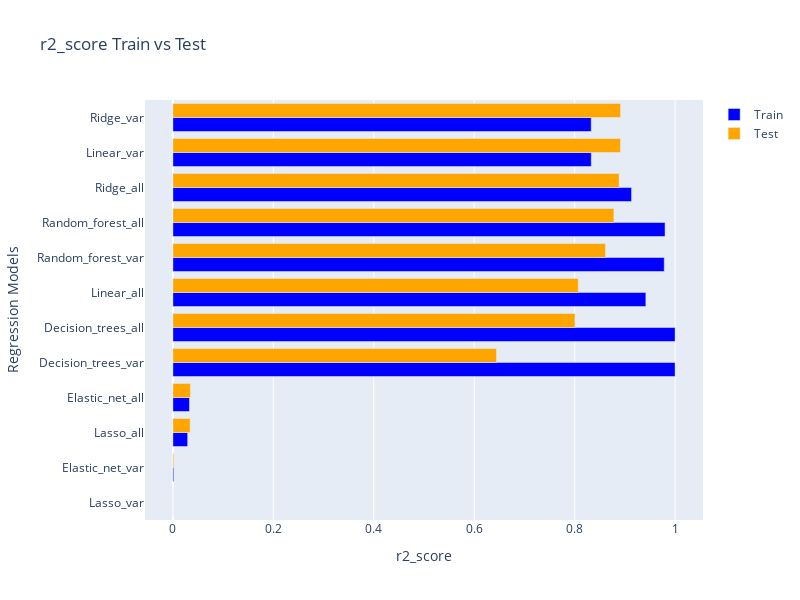

The notebook cell saved with this chart:
### Code cell
# Filtrer les résultats pour la métrique "r2_score"
mse_results = all_results[all_results['metric'] == 'r2_score'].sort_values(by='test')

# Créer un graphique avec Plotly Express
fig = go.Figure()

# Ajouter les barres pour le train
fig.add_trace(go.Bar(
    y=mse_results.index.get_level_values('Models'),
    x=mse_results['train'].values,  
    name='Train',
    marker_color='blue',
    orientation='h'
))

# Ajouter les barres pour le test
fig.add_trace(go.Bar(
    y=mse_results.index.get_level_values('Models'),
    x=mse_results['test'].values,  
    name='Test',
    marker_color='orange',
    orientation='h' 
))

# Mise en forme du graphique
fig.update_layout(
    barmode='group',
    title='r2_score Train vs Test',
    xaxis_title='r2_score',
    yaxis_title='Regression Models',
    height=600, 
    width=800
)

# Afficher le graphique
fig.show()

### Figure 1 — Plotly figure (JSON) as saved in the notebook; plotly's stock layout.template omitted (floating-point values rounded to 4 significant figures)
{"data": [{"marker": {"color": "blue"}, "name": "Train", "orientation": "h", "type": "bar", "x": [0, 0.001738, 0.0294, 0.03299, 1.0, 1, 0.9418, 0.9784, 0.98, 0.9133, 0.833, 0.833], "y": ["Lasso_var", "Elastic_net_var", "Lasso_all", "Elastic_net_all", "Decision_trees_var", "Decision_trees_all", "Linear_all", "Random_forest_var", "Random_forest_all", "Ridge_all", "Linear_var", "Ridge_var"]}, {"marker": {"color": "orange"}, "name": "Test", "orientation": "h", "type": "bar", "x": [-6.599e-06, 0.001708, 0.03435, 0.0349, 0.6444, 0.8006, 0.8072, 0.8614, 0.8782, 0.8885, 0.8913, 0.8914], "y": ["Lasso_var", "Elastic_net_var", "Lasso_all", "Elastic_net_all", "Decision_trees_var", "Decision_trees_all", "Linear_all", "Random_forest_var", "Random_forest_all", "Ridge_all", "Linear_var", "Ridge_var"]}], "layout": {"barmode": "group", "height": 600, "title": {"text": "r2_score Train vs Test"}, "width": 800, "xaxis": {"autorange": true, "range": [-0.05556, 1.056], "title": {"text": "r2_score"}, "type": "linear"}, "yaxis": {"autorange": true, "range": [-0.5, 11.5], "title": {"text": "Regression Models"}, "type": "category"}}}
